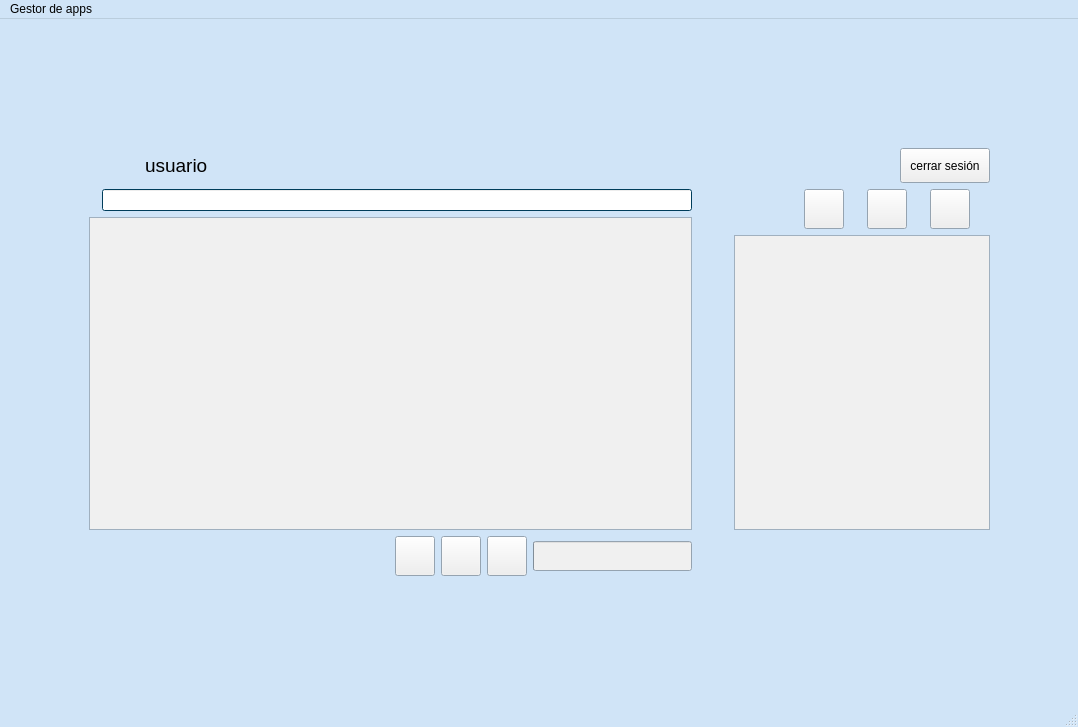
<?xml version="1.0" encoding="UTF-8"?>
<ui version="4.0">
 <class>MainWindow</class>
 <widget class="QMainWindow" name="MainWindow">
  <property name="geometry">
   <rect>
    <x>0</x>
    <y>0</y>
    <width>1078</width>
    <height>727</height>
   </rect>
  </property>
  <property name="palette">
   <palette>
    <active>
     <colorrole role="Light">
      <brush brushstyle="SolidPattern">
       <color alpha="255">
        <red>255</red>
        <green>255</green>
        <blue>255</blue>
       </color>
      </brush>
     </colorrole>
     <colorrole role="Dark">
      <brush brushstyle="SolidPattern">
       <color alpha="255">
        <red>160</red>
        <green>160</green>
        <blue>160</blue>
       </color>
      </brush>
     </colorrole>
     <colorrole role="BrightText">
      <brush brushstyle="SolidPattern">
       <color alpha="255">
        <red>255</red>
        <green>255</green>
        <blue>255</blue>
       </color>
      </brush>
     </colorrole>
     <colorrole role="Base">
      <brush brushstyle="SolidPattern">
       <color alpha="255">
        <red>240</red>
        <green>240</green>
        <blue>240</blue>
       </color>
      </brush>
     </colorrole>
     <colorrole role="Window">
      <brush brushstyle="SolidPattern">
       <color alpha="255">
        <red>208</red>
        <green>228</green>
        <blue>247</blue>
       </color>
      </brush>
     </colorrole>
     <colorrole role="HighlightedText">
      <brush brushstyle="SolidPattern">
       <color alpha="255">
        <red>0</red>
        <green>0</green>
        <blue>0</blue>
       </color>
      </brush>
     </colorrole>
    </active>
    <inactive>
     <colorrole role="Light">
      <brush brushstyle="SolidPattern">
       <color alpha="255">
        <red>255</red>
        <green>255</green>
        <blue>255</blue>
       </color>
      </brush>
     </colorrole>
     <colorrole role="Dark">
      <brush brushstyle="SolidPattern">
       <color alpha="255">
        <red>160</red>
        <green>160</green>
        <blue>160</blue>
       </color>
      </brush>
     </colorrole>
     <colorrole role="BrightText">
      <brush brushstyle="SolidPattern">
       <color alpha="255">
        <red>255</red>
        <green>255</green>
        <blue>255</blue>
       </color>
      </brush>
     </colorrole>
     <colorrole role="Base">
      <brush brushstyle="SolidPattern">
       <color alpha="255">
        <red>240</red>
        <green>240</green>
        <blue>240</blue>
       </color>
      </brush>
     </colorrole>
     <colorrole role="Window">
      <brush brushstyle="SolidPattern">
       <color alpha="255">
        <red>208</red>
        <green>228</green>
        <blue>247</blue>
       </color>
      </brush>
     </colorrole>
     <colorrole role="HighlightedText">
      <brush brushstyle="SolidPattern">
       <color alpha="255">
        <red>0</red>
        <green>0</green>
        <blue>0</blue>
       </color>
      </brush>
     </colorrole>
    </inactive>
    <disabled>
     <colorrole role="WindowText">
      <brush brushstyle="SolidPattern">
       <color alpha="255">
        <red>160</red>
        <green>160</green>
        <blue>160</blue>
       </color>
      </brush>
     </colorrole>
     <colorrole role="Light">
      <brush brushstyle="SolidPattern">
       <color alpha="255">
        <red>255</red>
        <green>255</green>
        <blue>255</blue>
       </color>
      </brush>
     </colorrole>
     <colorrole role="Dark">
      <brush brushstyle="SolidPattern">
       <color alpha="255">
        <red>160</red>
        <green>160</green>
        <blue>160</blue>
       </color>
      </brush>
     </colorrole>
     <colorrole role="Text">
      <brush brushstyle="SolidPattern">
       <color alpha="255">
        <red>160</red>
        <green>160</green>
        <blue>160</blue>
       </color>
      </brush>
     </colorrole>
     <colorrole role="BrightText">
      <brush brushstyle="SolidPattern">
       <color alpha="255">
        <red>255</red>
        <green>255</green>
        <blue>255</blue>
       </color>
      </brush>
     </colorrole>
     <colorrole role="ButtonText">
      <brush brushstyle="SolidPattern">
       <color alpha="255">
        <red>160</red>
        <green>160</green>
        <blue>160</blue>
       </color>
      </brush>
     </colorrole>
     <colorrole role="Base">
      <brush brushstyle="SolidPattern">
       <color alpha="255">
        <red>208</red>
        <green>228</green>
        <blue>247</blue>
       </color>
      </brush>
     </colorrole>
     <colorrole role="Window">
      <brush brushstyle="SolidPattern">
       <color alpha="255">
        <red>208</red>
        <green>228</green>
        <blue>247</blue>
       </color>
      </brush>
     </colorrole>
     <colorrole role="HighlightedText">
      <brush brushstyle="SolidPattern">
       <color alpha="255">
        <red>0</red>
        <green>0</green>
        <blue>0</blue>
       </color>
      </brush>
     </colorrole>
    </disabled>
   </palette>
  </property>
  <property name="windowTitle">
   <string>MainWindow</string>
  </property>
  <property name="windowIcon">
   <iconset theme="QIcon::ThemeIcon::GoHome"/>
  </property>
  <widget class="QWidget" name="centralwidget">
   <layout class="QGridLayout" name="gridLayout_2">
    <item row="0" column="0">
     <layout class="QGridLayout" name="gridLayout">
      <item row="2" column="2">
       <spacer name="horizontalSpacer_2">
        <property name="orientation">
         <enum>Qt::Orientation::Horizontal</enum>
        </property>
        <property name="sizeType">
         <enum>QSizePolicy::Policy::Fixed</enum>
        </property>
        <property name="sizeHint" stdset="0">
         <size>
          <width>30</width>
          <height>30</height>
         </size>
        </property>
       </spacer>
      </item>
      <item row="3" column="1">
       <layout class="QHBoxLayout" name="horizontalLayout_5">
        <item>
         <widget class="QLabel" name="label">
          <property name="minimumSize">
           <size>
            <width>300</width>
            <height>40</height>
           </size>
          </property>
          <property name="maximumSize">
           <size>
            <width>350</width>
            <height>40</height>
           </size>
          </property>
          <property name="palette">
           <palette>
            <active>
             <colorrole role="WindowText">
              <brush brushstyle="SolidPattern">
               <color alpha="255">
                <red>0</red>
                <green>0</green>
                <blue>0</blue>
               </color>
              </brush>
             </colorrole>
             <colorrole role="Text">
              <brush brushstyle="SolidPattern">
               <color alpha="255">
                <red>0</red>
                <green>0</green>
                <blue>0</blue>
               </color>
              </brush>
             </colorrole>
            </active>
            <inactive>
             <colorrole role="WindowText">
              <brush brushstyle="SolidPattern">
               <color alpha="255">
                <red>0</red>
                <green>0</green>
                <blue>0</blue>
               </color>
              </brush>
             </colorrole>
             <colorrole role="Text">
              <brush brushstyle="SolidPattern">
               <color alpha="255">
                <red>0</red>
                <green>0</green>
                <blue>0</blue>
               </color>
              </brush>
             </colorrole>
            </inactive>
            <disabled/>
           </palette>
          </property>
          <property name="text">
           <string>&lt;!DOCTYPE HTML PUBLIC &quot;-//W3C//DTD HTML 4.0//EN&quot; &quot;http://www.w3.org/TR/REC-html40/strict.dtd&quot;&gt;
&lt;html&gt;&lt;head&gt;&lt;meta name=&quot;qrichtext&quot; content=&quot;1&quot; /&gt;&lt;meta charset=&quot;utf-8&quot; /&gt;&lt;style type=&quot;text/css&quot;&gt;
p, li { white-space: pre-wrap; }
hr { height: 1px; border-width: 0; }
li.unchecked::marker { content: &quot;\2610&quot;; }
li.checked::marker { content: &quot;\2612&quot;; }
&lt;/style&gt;&lt;/head&gt;&lt;body style=&quot; font-family:'Segoe UI'; font-size:9pt; font-weight:400; font-style:normal;&quot;&gt;
&lt;p style=&quot;-qt-paragraph-type:empty; margin-top:0px; margin-bottom:0px; margin-left:0px; margin-right:0px; -qt-block-indent:0; text-indent:0px;&quot;&gt;&lt;br /&gt;&lt;/p&gt;&lt;/body&gt;&lt;/html&gt;</string>
          </property>
          <property name="wordWrap">
           <bool>true</bool>
          </property>
         </widget>
        </item>
        <item>
         <layout class="QVBoxLayout" name="verticalLayout_3">
          <item>
           <layout class="QHBoxLayout" name="horizontalLayout_4">
            <item>
             <widget class="QPushButton" name="favorito_app">
              <property name="minimumSize">
               <size>
                <width>40</width>
                <height>40</height>
               </size>
              </property>
              <property name="maximumSize">
               <size>
                <width>40</width>
                <height>40</height>
               </size>
              </property>
              <property name="text">
               <string/>
              </property>
              <property name="icon">
               <iconset resource="resources.qrc">
                <normaloff>:/imagenes trabajo/mano arriba.png</normaloff>:/imagenes trabajo/mano arriba.png</iconset>
              </property>
              <property name="iconSize">
               <size>
                <width>20</width>
                <height>20</height>
               </size>
              </property>
             </widget>
            </item>
            <item>
             <widget class="QPushButton" name="descargar_app">
              <property name="minimumSize">
               <size>
                <width>40</width>
                <height>40</height>
               </size>
              </property>
              <property name="maximumSize">
               <size>
                <width>40</width>
                <height>40</height>
               </size>
              </property>
              <property name="sizeIncrement">
               <size>
                <width>0</width>
                <height>0</height>
               </size>
              </property>
              <property name="text">
               <string/>
              </property>
              <property name="icon">
               <iconset resource="resources.qrc">
                <normaloff>:/imagenes trabajo/instalar.png</normaloff>:/imagenes trabajo/instalar.png</iconset>
              </property>
              <property name="iconSize">
               <size>
                <width>20</width>
                <height>20</height>
               </size>
              </property>
             </widget>
            </item>
            <item>
             <widget class="QPushButton" name="no_descargados_2">
              <property name="minimumSize">
               <size>
                <width>40</width>
                <height>40</height>
               </size>
              </property>
              <property name="maximumSize">
               <size>
                <width>30</width>
                <height>40</height>
               </size>
              </property>
              <property name="text">
               <string/>
              </property>
              <property name="icon">
               <iconset resource="resources.qrc">
                <normaloff>:/imagenes trabajo/no.png</normaloff>:/imagenes trabajo/no.png</iconset>
              </property>
              <property name="iconSize">
               <size>
                <width>20</width>
                <height>20</height>
               </size>
              </property>
             </widget>
            </item>
            <item>
             <widget class="QProgressBar" name="barraProgreso">
              <property name="sizePolicy">
               <sizepolicy hsizetype="Fixed" vsizetype="Fixed">
                <horstretch>0</horstretch>
                <verstretch>0</verstretch>
               </sizepolicy>
              </property>
              <property name="minimumSize">
               <size>
                <width>159</width>
                <height>30</height>
               </size>
              </property>
              <property name="maximumSize">
               <size>
                <width>0</width>
                <height>30</height>
               </size>
              </property>
              <property name="sizeIncrement">
               <size>
                <width>0</width>
                <height>70</height>
               </size>
              </property>
              <property name="baseSize">
               <size>
                <width>0</width>
                <height>70</height>
               </size>
              </property>
              <property name="font">
               <font>
                <pointsize>12</pointsize>
               </font>
              </property>
              <property name="layoutDirection">
               <enum>Qt::LayoutDirection::LeftToRight</enum>
              </property>
              <property name="autoFillBackground">
               <bool>false</bool>
              </property>
              <property name="locale">
               <locale language="Spanish" country="Spain"/>
              </property>
              <property name="value">
               <number>0</number>
              </property>
              <property name="alignment">
               <set>Qt::AlignmentFlag::AlignCenter</set>
              </property>
              <property name="textVisible">
               <bool>false</bool>
              </property>
             </widget>
            </item>
           </layout>
          </item>
         </layout>
        </item>
       </layout>
      </item>
      <item row="2" column="3">
       <layout class="QVBoxLayout" name="verticalLayout_2">
        <item>
         <layout class="QHBoxLayout" name="horizontalLayout_3">
          <item>
           <widget class="QLabel" name="label_filtro">
            <property name="maximumSize">
             <size>
              <width>30</width>
              <height>30</height>
             </size>
            </property>
            <property name="text">
             <string/>
            </property>
            <property name="pixmap">
             <pixmap resource="resources.qrc">:/imagenes trabajo/filtrar.png</pixmap>
            </property>
            <property name="scaledContents">
             <bool>true</bool>
            </property>
           </widget>
          </item>
          <item>
           <widget class="QPushButton" name="favoritos">
            <property name="minimumSize">
             <size>
              <width>0</width>
              <height>40</height>
             </size>
            </property>
            <property name="maximumSize">
             <size>
              <width>40</width>
              <height>40</height>
             </size>
            </property>
            <property name="text">
             <string/>
            </property>
            <property name="icon">
             <iconset resource="resources.qrc">
              <normaloff>:/imagenes trabajo/me-gusta.png</normaloff>:/imagenes trabajo/me-gusta.png</iconset>
            </property>
            <property name="iconSize">
             <size>
              <width>25</width>
              <height>25</height>
             </size>
            </property>
           </widget>
          </item>
          <item>
           <widget class="QPushButton" name="descargados">
            <property name="minimumSize">
             <size>
              <width>0</width>
              <height>40</height>
             </size>
            </property>
            <property name="maximumSize">
             <size>
              <width>40</width>
              <height>40</height>
             </size>
            </property>
            <property name="text">
             <string/>
            </property>
            <property name="icon">
             <iconset resource="resources.qrc">
              <normaloff>:/imagenes trabajo/descargas.png</normaloff>:/imagenes trabajo/descargas.png</iconset>
            </property>
            <property name="iconSize">
             <size>
              <width>25</width>
              <height>25</height>
             </size>
            </property>
           </widget>
          </item>
          <item>
           <widget class="QPushButton" name="no_descargados">
            <property name="maximumSize">
             <size>
              <width>40</width>
              <height>40</height>
             </size>
            </property>
            <property name="text">
             <string/>
            </property>
            <property name="icon">
             <iconset resource="resources.qrc">
              <normaloff>:/imagenes trabajo/no.png</normaloff>:/imagenes trabajo/no.png</iconset>
            </property>
            <property name="iconSize">
             <size>
              <width>25</width>
              <height>25</height>
             </size>
            </property>
           </widget>
          </item>
         </layout>
        </item>
        <item>
         <widget class="QListWidget" name="lista_filtro"/>
        </item>
       </layout>
      </item>
      <item row="2" column="1">
       <layout class="QVBoxLayout" name="verticalLayout">
        <property name="rightMargin">
         <number>0</number>
        </property>
        <item>
         <layout class="QHBoxLayout" name="horizontalLayout_2">
          <item>
           <widget class="QLabel" name="label_3">
            <property name="maximumSize">
             <size>
              <width>30</width>
              <height>30</height>
             </size>
            </property>
            <property name="text">
             <string/>
            </property>
            <property name="pixmap">
             <pixmap resource="resources.qrc">:/imagenes trabajo/busqueda-de-lupa.png</pixmap>
            </property>
            <property name="scaledContents">
             <bool>true</bool>
            </property>
           </widget>
          </item>
          <item>
           <widget class="QLineEdit" name="barra_busqueda">
            <property name="palette">
             <palette>
              <active>
               <colorrole role="Window">
                <brush brushstyle="SolidPattern">
                 <color alpha="255">
                  <red>0</red>
                  <green>85</green>
                  <blue>127</blue>
                 </color>
                </brush>
               </colorrole>
              </active>
              <inactive>
               <colorrole role="Window">
                <brush brushstyle="SolidPattern">
                 <color alpha="255">
                  <red>0</red>
                  <green>85</green>
                  <blue>127</blue>
                 </color>
                </brush>
               </colorrole>
              </inactive>
              <disabled>
               <colorrole role="Base">
                <brush brushstyle="SolidPattern">
                 <color alpha="255">
                  <red>0</red>
                  <green>85</green>
                  <blue>127</blue>
                 </color>
                </brush>
               </colorrole>
               <colorrole role="Window">
                <brush brushstyle="SolidPattern">
                 <color alpha="255">
                  <red>0</red>
                  <green>85</green>
                  <blue>127</blue>
                 </color>
                </brush>
               </colorrole>
              </disabled>
             </palette>
            </property>
           </widget>
          </item>
         </layout>
        </item>
        <item>
         <widget class="QListView" name="lista_apps">
          <property name="minimumSize">
           <size>
            <width>500</width>
            <height>0</height>
           </size>
          </property>
          <property name="maximumSize">
           <size>
            <width>1000</width>
            <height>16777215</height>
           </size>
          </property>
          <property name="palette">
           <palette>
            <active>
             <colorrole role="Base">
              <brush brushstyle="SolidPattern">
               <color alpha="255">
                <red>240</red>
                <green>240</green>
                <blue>240</blue>
               </color>
              </brush>
             </colorrole>
            </active>
            <inactive>
             <colorrole role="Base">
              <brush brushstyle="SolidPattern">
               <color alpha="255">
                <red>240</red>
                <green>240</green>
                <blue>240</blue>
               </color>
              </brush>
             </colorrole>
            </inactive>
            <disabled/>
           </palette>
          </property>
          <property name="editTriggers">
           <set>QAbstractItemView::EditTrigger::NoEditTriggers</set>
          </property>
         </widget>
        </item>
       </layout>
      </item>
      <item row="1" column="1" colspan="3">
       <layout class="QHBoxLayout" name="horizontalLayout">
        <item>
         <widget class="QLabel" name="label_2">
          <property name="maximumSize">
           <size>
            <width>50</width>
            <height>50</height>
           </size>
          </property>
          <property name="layoutDirection">
           <enum>Qt::LayoutDirection::LeftToRight</enum>
          </property>
          <property name="text">
           <string/>
          </property>
          <property name="pixmap">
           <pixmap resource="resources.qrc">:/imagenes trabajo/usuario.png</pixmap>
          </property>
          <property name="scaledContents">
           <bool>true</bool>
          </property>
         </widget>
        </item>
        <item>
         <widget class="QLabel" name="usuario_nombre">
          <property name="font">
           <font>
            <pointsize>14</pointsize>
           </font>
          </property>
          <property name="text">
           <string>usuario</string>
          </property>
          <property name="alignment">
           <set>Qt::AlignmentFlag::AlignLeading|Qt::AlignmentFlag::AlignLeft|Qt::AlignmentFlag::AlignVCenter</set>
          </property>
         </widget>
        </item>
        <item>
         <widget class="QPushButton" name="cerrar_sesion">
          <property name="minimumSize">
           <size>
            <width>0</width>
            <height>35</height>
           </size>
          </property>
          <property name="maximumSize">
           <size>
            <width>90</width>
            <height>35</height>
           </size>
          </property>
          <property name="text">
           <string>cerrar sesión</string>
          </property>
         </widget>
        </item>
       </layout>
      </item>
      <item row="2" column="0">
       <spacer name="horizontalSpacer">
        <property name="orientation">
         <enum>Qt::Orientation::Horizontal</enum>
        </property>
        <property name="sizeHint" stdset="0">
         <size>
          <width>40</width>
          <height>20</height>
         </size>
        </property>
       </spacer>
      </item>
      <item row="0" column="1">
       <spacer name="verticalSpacer">
        <property name="orientation">
         <enum>Qt::Orientation::Vertical</enum>
        </property>
        <property name="sizeType">
         <enum>QSizePolicy::Policy::Fixed</enum>
        </property>
        <property name="sizeHint" stdset="0">
         <size>
          <width>20</width>
          <height>120</height>
         </size>
        </property>
       </spacer>
      </item>
      <item row="2" column="4">
       <spacer name="horizontalSpacer_3">
        <property name="orientation">
         <enum>Qt::Orientation::Horizontal</enum>
        </property>
        <property name="sizeHint" stdset="0">
         <size>
          <width>40</width>
          <height>20</height>
         </size>
        </property>
       </spacer>
      </item>
      <item row="4" column="1">
       <spacer name="verticalSpacer_2">
        <property name="orientation">
         <enum>Qt::Orientation::Vertical</enum>
        </property>
        <property name="sizeType">
         <enum>QSizePolicy::Policy::Fixed</enum>
        </property>
        <property name="sizeHint" stdset="0">
         <size>
          <width>30</width>
          <height>120</height>
         </size>
        </property>
       </spacer>
      </item>
     </layout>
    </item>
   </layout>
  </widget>
  <widget class="QMenuBar" name="menubar">
   <property name="geometry">
    <rect>
     <x>0</x>
     <y>0</y>
     <width>1078</width>
     <height>22</height>
    </rect>
   </property>
   <widget class="QMenu" name="menuGestor_de_apps">
    <property name="title">
     <string>Gestor de apps</string>
    </property>
    <addaction name="separator"/>
    <addaction name="separator"/>
   </widget>
   <addaction name="menuGestor_de_apps"/>
  </widget>
  <widget class="QStatusBar" name="statusbar"/>
 </widget>
 <resources>
  <include location="resources.qrc"/>
 </resources>
 <connections/>
</ui>
